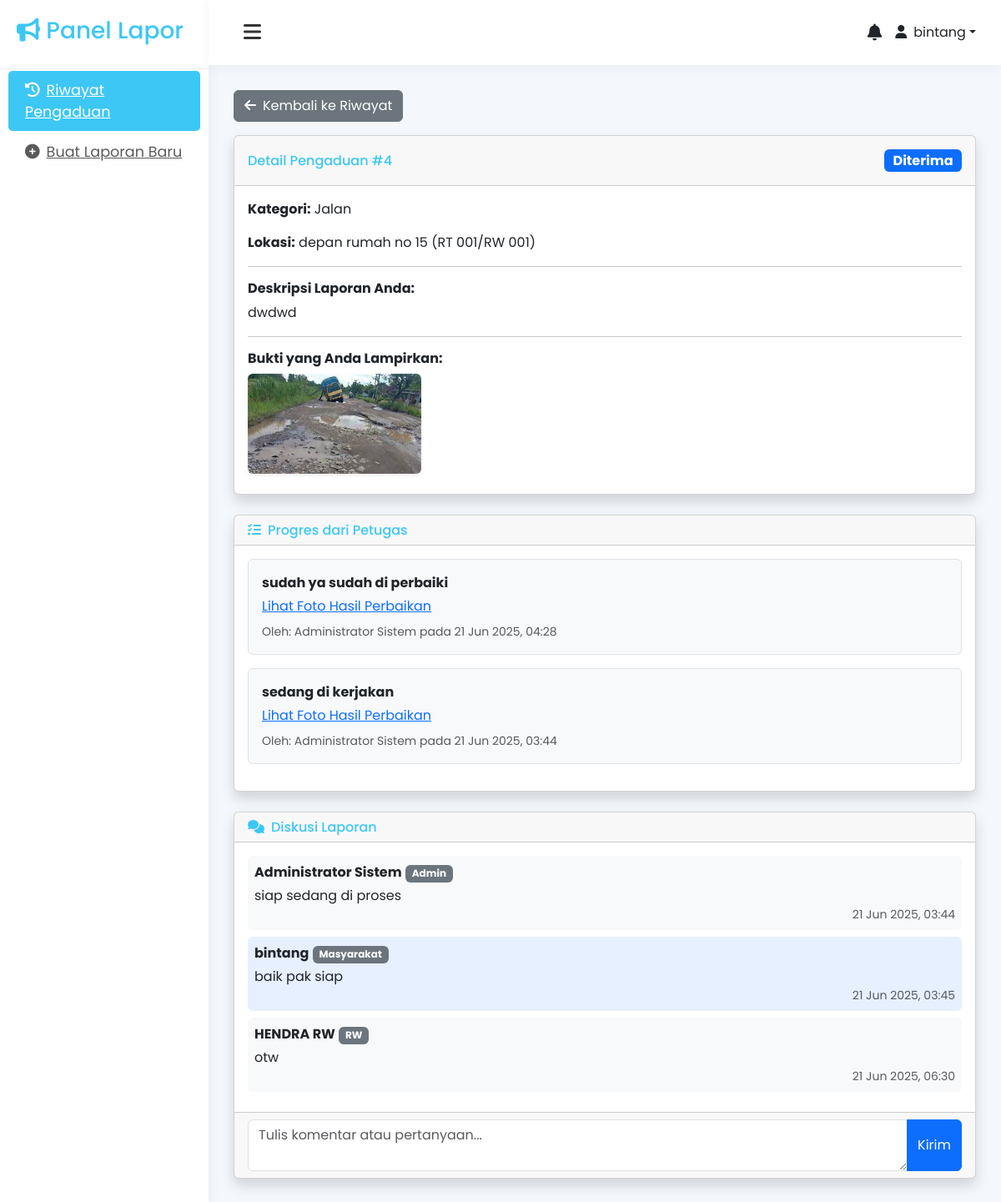
Screenshot of /masyarakat/index.php?action=detail&id=4 (signed in) with the database file from the repository.
### tables this page shows
CREATE TABLE `pengaduan` (
  `id_pengaduan` int NOT NULL,
  `deskripsi` text NOT NULL,
  `lokasi_lengkap` varchar(255) NOT NULL,
  `tanggal_lapor` date NOT NULL,
  `status` enum('Diterima','Diproses','Selesai','Ditolak') NOT NULL DEFAULT 'Diterima',
  `id_user_pelapor` int NOT NULL,
  `id_kategori` int NOT NULL,
  `id_rt_lokasi` int NOT NULL,
  `tujuan_id_rt` int DEFAULT NULL,
  `tujuan_id_rw` int DEFAULT NULL,
  `updated_at` timestamp NULL DEFAULT CURRENT_TIMESTAMP ON UPDATE CURRENT_TIMESTAMP
);

CREATE TABLE `kategori_pengaduan` (
  `id_kategori` int NOT NULL,
  `nama_kategori` varchar(50) NOT NULL
);

CREATE TABLE `rt` (
  `id_rt` int NOT NULL,
  `nomor_rt` varchar(5) NOT NULL,
  `nama_ketua_rt` varchar(100) DEFAULT NULL,
  `id_rw` int NOT NULL
);

CREATE TABLE `rw` (
  `id_rw` int NOT NULL,
  `nomor_rw` varchar(5) NOT NULL,
  `nama_ketua_rw` varchar(100) DEFAULT NULL
);

CREATE TABLE `bukti_pendukung` (
  `id_bukti` int NOT NULL,
  `file_path` varchar(255) NOT NULL,
  `id_pengaduan` int NOT NULL
);

CREATE TABLE `tindak_lanjut` (
  `id_tindak_lanjut` int NOT NULL,
  `id_pengaduan` int NOT NULL,
  `id_user_petugas` int NOT NULL,
  `keterangan` text NOT NULL,
  `foto_hasil` varchar(255) DEFAULT NULL,
  `tanggal_aksi` timestamp NULL DEFAULT CURRENT_TIMESTAMP
);

CREATE TABLE `users` (
  `id_user` int NOT NULL,
  `nama_lengkap` varchar(100) NOT NULL,
  `nomor_telepon` varchar(20) NOT NULL,
  `nik` varchar(16) NOT NULL,
  `password` varchar(255) NOT NULL,
  `id_role` int NOT NULL,
  `id_rt` int DEFAULT NULL,
  `id_rw` int DEFAULT NULL,
  `created_at` timestamp NULL DEFAULT CURRENT_TIMESTAMP
);

CREATE TABLE `komentar_pengaduan` (
  `id_komentar` int NOT NULL,
  `id_pengaduan` int NOT NULL,
  `id_user_pengirim` int NOT NULL,
  `isi_komentar` text NOT NULL,
  `tanggal_kirim` timestamp NULL DEFAULT CURRENT_TIMESTAMP
);

CREATE TABLE `roles` (
  `id_role` int NOT NULL,
  `nama_role` varchar(20) NOT NULL
);

### masyarakat/index.php (the view, shortened to what this page needs)
<?php
require_once __DIR__ . '/../config/database.php';
$id_user_session = $_SESSION['user_id'];
?>
<!DOCTYPE html>
<html lang="id">
<head>
    <link href="https://cdn.jsdelivr.net/npm/bootstrap@5.3.3/dist/css/bootstrap.min.css" rel="stylesheet">
    <link rel="stylesheet" href="https://cdnjs.cloudflare.com/ajax/libs/font-awesome/6.5.2/css/all.min.css">
    <link rel="stylesheet" href="https://cdn.jsdelivr.net/npm/sweetalert2@11/dist/sweetalert2.min.css">
</head>
<body>
    <div class="wrapper">
        <nav id="sidebar">
            <div class="sidebar-header">
                <h3><i class="fas fa-bullhorn"></i> Panel Lapor</h3>
            </div>
            <ul class="list-unstyled components">
                <?php $currentPage = basename($_SERVER['PHP_SELF']); ?>
                <li class="<?php echo ($currentPage == 'index.php') ? 'active' : ''; ?>"><a href="index.php"><i
                            class="fas fa-history me-2"></i>Riwayat Pengaduan</a></li>
                <li class="<?php echo ($currentPage == 'buat_pengaduan.php') ? 'active' : ''; ?>"><a
                        href="buat_pengaduan.php"><i class="fas fa-plus-circle me-2"></i>Buat Laporan Baru</a></li>
            </ul>
        </nav>
        <div id="content">
            <nav class="topbar">
                <button type="button" id="sidebarCollapse" class="btn"><i class="fas fa-bars"></i></button>
                <ul class="navbar-nav ms-auto d-flex flex-row align-items-center">
                    <li class="nav-item dropdown me-3">
                        <a class="nav-link position-relative" href="#" id="notifDropdown" role="button"
                            data-bs-toggle="dropdown" aria-expanded="false">
                            <i class="fas fa-bell fa-lg"></i>
                        </a>
                    </li>
                    <li class="nav-item dropdown">
                        <a class="nav-link dropdown-toggle" href="#" id="navbarDropdown" role="button"
                            data-bs-toggle="dropdown" aria-expanded="false"><i
                                class="fas fa-user me-2"></i><?php echo htmlspecialchars($_SESSION['nama_lengkap']); ?></a>
                    </li>
                </ul>
            </nav>
            <div class="main-content">
                <?php
            $action = $_GET['action'] ?? 'list';
            if ($action == 'detail' && isset($_GET['id'])) {
                $id_pengaduan = (int)$_GET['id'];
                $stmt_detail = $conn->prepare("SELECT p.*, k.nama_kategori, rt.nomor_rt, rw.nomor_rw FROM pengaduan p JOIN kategori_pengaduan k ON p.id_kategori = k.id_kategori JOIN rt ON p.id_rt_lokasi = rt.id_rt JOIN rw ON rt.id_rw = rw.id_rw WHERE p.id_pengaduan = ? AND p.id_user_pelapor = ?");
                $stmt_detail->bind_param("ii", $id_pengaduan, $id_user_session);
                $stmt_detail->execute();
                $detail_pengaduan = $stmt_detail->get_result()->fetch_assoc();
                if (!$detail_pengaduan) {
                    echo "<div class='alert alert-danger'>Pengaduan tidak ditemukan atau Anda tidak memiliki akses.</div>";
                } else {
                    $bukti_list = $conn->query("SELECT * FROM bukti_pendukung WHERE id_pengaduan = $id_pengaduan");
                    $tindak_lanjut_list = $conn->query("SELECT tl.*, u.nama_lengkap as nama_petugas FROM tindak_lanjut tl JOIN users u ON tl.id_user_petugas = u.id_user WHERE tl.id_pengaduan = $id_pengaduan ORDER BY tl.tanggal_aksi DESC");
                    $komentar_list = $conn->query("SELECT k.*, u.nama_lengkap as nama_pengirim, r.nama_role FROM komentar_pengaduan k JOIN users u ON k.id_user_pengirim = u.id_user JOIN roles r ON u.id_role = r.id_role WHERE k.id_pengaduan = $id_pengaduan ORDER BY k.tanggal_kirim ASC");
            ?>
                <a href="index.php" class="btn btn-secondary mb-3"><i class="fas fa-arrow-left me-2"></i>Kembali ke
                    Riwayat</a>
                <div class="card shadow mb-4">
                    <div class="card-header py-3 d-flex justify-content-between align-items-center">
                        <h6 class="m-0 font-weight-bold" style="color: var(--primary-color);">Detail Pengaduan
                            #<?php echo $detail_pengaduan['id_pengaduan']; ?></h6>
                        <?php $status = $detail_pengaduan['status']; $badge_class = 'bg-secondary'; if ($status == 'Diterima') $badge_class = 'bg-primary'; ?>
                        <span class="badge <?php echo $badge_class; ?> fs-6"><?php echo $status; ?></span>
                    </div>
                    <div class="card-body">
                        <p><strong>Kategori:</strong>
                            <?php echo htmlspecialchars($detail_pengaduan['nama_kategori']); ?></p>
                        <p><strong>Lokasi:</strong> <?php echo htmlspecialchars($detail_pengaduan['lokasi_lengkap']); ?>
                            (RT <?php echo $detail_pengaduan['nomor_rt']; ?>/RW
                            <?php echo $detail_pengaduan['nomor_rw']; ?>)</p>
                        <hr>
                        <h6><strong>Deskripsi Laporan Anda:</strong></h6>
                        <p><?php echo nl2br(htmlspecialchars($detail_pengaduan['deskripsi'])); ?></p>
                        <hr>
                        <h6><strong>Bukti yang Anda Lampirkan:</strong></h6>
                        <div class="row g-2">
                            <?php if($bukti_list->num_rows > 0): while($b = $bukti_list->fetch_assoc()): ?>
                            <div class="col-md-3 mb-2"><a href="../<?php echo $b['file_path']; ?>" target="_blank"><img
                                        src="../<?php echo $b['file_path']; ?>" class="img-fluid rounded shadow-sm"></a>
                            </div>
                            <?php endwhile; else: echo '<p class="text-muted">Tidak ada bukti yang dilampirkan.</p>'; endif; ?>
                        </div>
                    </div>
                </div>
                <div class="card shadow mb-4">
                    <div class="card-header">
                        <h6 class="m-0 font-weight-bold" style="color: var(--primary-color);"><i
                                class="fas fa-tasks me-2"></i>Progres dari Petugas</h6>
                    </div>
                    <div class="card-body" style="max-height: 400px; overflow-y: auto;">
                        <?php if($tindak_lanjut_list->num_rows > 0): while($tl = $tindak_lanjut_list->fetch_assoc()): ?>
                        <div class="mb-3 p-3 rounded bg-light border">
                            <p class="mb-1"><strong><?php echo nl2br(htmlspecialchars($tl['keterangan'])); ?></strong>
                            </p>
                            <?php if($tl['foto_hasil']): ?><a href="../<?php echo $tl['foto_hasil']; ?>"
                                target="_blank">Lihat Foto Hasil Perbaikan</a><?php endif; ?>
                            <small class="text-muted d-block mt-2">Oleh:
                                <?php echo htmlspecialchars($tl['nama_petugas']); ?> pada
                                <?php echo date('d M Y, H:i', strtotime($tl['tanggal_aksi'])); ?></small>
                        </div>
                        <?php endwhile; else: ?><p class="text-muted">Belum ada progres dari petugas.</p><?php endif; ?>
                    </div>
                </div>
                <div class="card shadow">
                    <div class="card-header">
                        <h6 class="m-0 font-weight-bold" style="color: var(--primary-color);"><i
                                class="fas fa-comments me-2"></i>Diskusi Laporan</h6>
                    </div>
                    <div class="card-body" style="max-height: 400px; overflow-y: auto;">
                        <?php if($komentar_list->num_rows > 0): while($k = $komentar_list->fetch_assoc()): ?>
                        <div
                            class="mb-2 p-2 rounded <?php echo ($k['id_user_pengirim'] == $id_user_session ? 'bg-primary bg-opacity-10' : 'bg-light'); ?>">
                            <strong><?php echo htmlspecialchars($k['nama_pengirim']); ?></strong> <span
                                class="badge bg-secondary"><?php echo $k['nama_role']; ?></span>
                            <p class="mb-0 mt-1"><?php echo nl2br(htmlspecialchars($k['isi_komentar'])); ?></p>
                            <small
                                class="text-muted d-block text-end"><?php echo date('d M Y, H:i', strtotime($k['tanggal_kirim'])); ?></small>
                        </div>
                        <?php endwhile; else: echo '<p class="text-muted">Belum ada komentar.</p>'; endif; ?>
                    </div>
                    <div class="card-footer">
                        <form action="index.php?action=detail&id=<?php echo $id_pengaduan; ?>" method="POST">
                            <div class="input-group"><textarea name="isi_komentar" class="form-control"
                                    placeholder="Tulis komentar atau pertanyaan..." rows="2" required></textarea><button
                                    class="btn btn-primary" type="submit">Kirim</button></div>
                        </form>
                    </div>
                </div>
                <?php
                }
                } ?>
            </div>
        </div>
    </div>
</body>
</html>

### masyarakat/index.php (style rules this page uses)
:root { --primary-color: #3dc7f5; --sidebar-bg: #fff; --content-bg: #f4f7fc; --font-family: 'Poppins', sans-serif; }
body { font-family: var(--font-family); background-color: var(--content-bg); }
.wrapper { display: flex; width: 100%; align-items: stretch; min-height: 100vh; }
#sidebar { min-width: 250px; max-width: 250px; background: var(--sidebar-bg); transition: all 0.3s ease-in-out; box-shadow: 2px 0 15px rgba(0, 0, 0, 0.05); }
#content { width: 100%; transition: all 0.3s ease-in-out; }
#sidebar .sidebar-header { padding: 20px; border-bottom: 1px solid #eee; color: var(--primary-color); font-weight: 600; }
#sidebar ul li a { padding: 10px 20px; font-size: 1.1em; display: block; color: #5a5a5a; border-radius: 5px; margin: 2px 10px; transition: all 0.2s; }
#sidebar ul li.active>a { color: #fff; background: var(--primary-color); }
.topbar { padding: 15px 30px; background: #fff; box-shadow: 0 2px 15px rgba(0, 0, 0, 0.05); display: flex; justify-content: space-between; align-items: center; }
#sidebarCollapse { border: none; background: transparent; font-size: 1.5rem; color: #333; }
.main-content { padding: 30px; }

### rows the page displays
pengaduan: id_pengaduan "4", status "Diterima", id_kategori.nama_kategori "Jalan", lokasi_lengkap "depan rumah no 15", id_rt_lokasi.nomor_rt "001", rw.nomor_rw "001", deskripsi "dwdwd"
bukti_pendukung: file_path (picture)
tindak_lanjut: keterangan "sudah ya sudah di perbaiki", id_user_petugas.nama_lengkap "Administrator Sistem", tanggal_aksi "21 Jun 2025, 04:28"
tindak_lanjut: keterangan "sedang di kerjakan", id_user_petugas.nama_lengkap "Administrator Sistem", tanggal_aksi "21 Jun 2025, 03:44"
komentar_pengaduan: id_user_pengirim.nama_lengkap "Administrator Sistem", roles.nama_role "Admin", isi_komentar "siap sedang di proses", tanggal_kirim "21 Jun 2025, 03:44"
komentar_pengaduan: id_user_pengirim.nama_lengkap "bintang", roles.nama_role "Masyarakat", isi_komentar "baik pak siap", tanggal_kirim "21 Jun 2025, 03:45"
komentar_pengaduan: id_user_pengirim.nama_lengkap "HENDRA RW", roles.nama_role "RW", isi_komentar "otw", tanggal_kirim "21 Jun 2025, 06:30"

### other values shown
$_SESSION['nama_lengkap'] "bintang"
